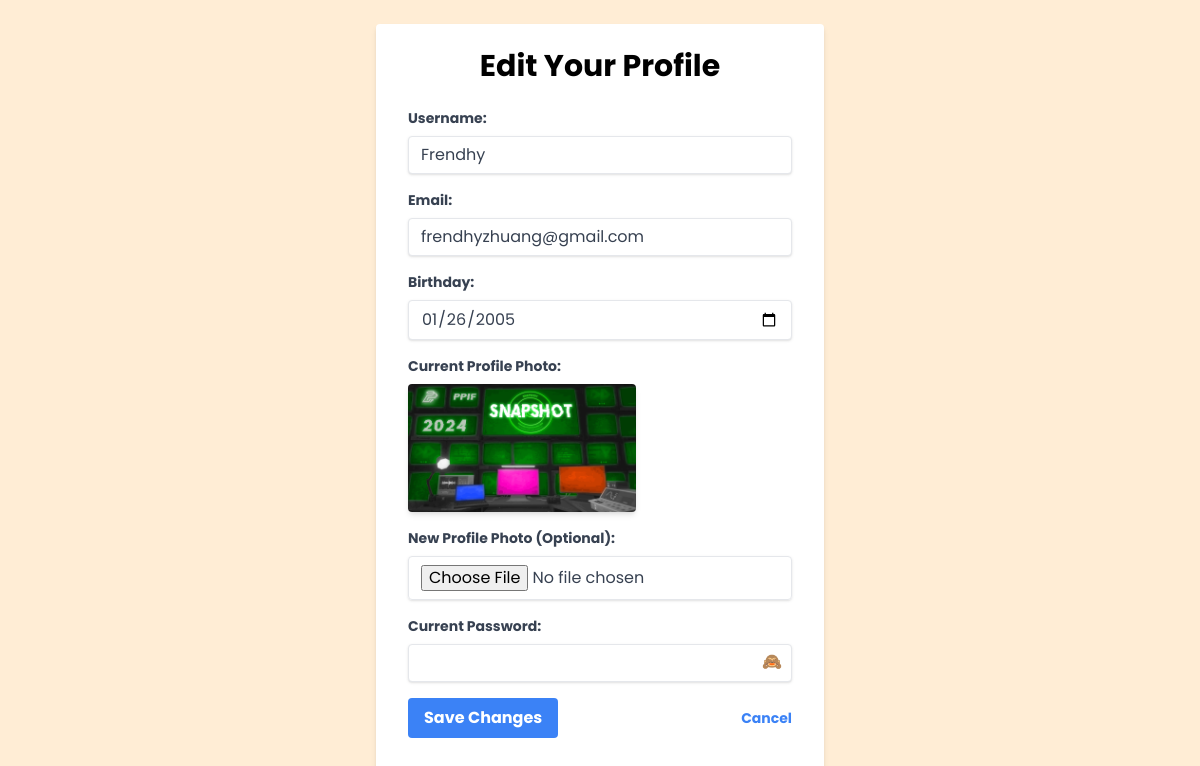
/php/edit_profile.php (signed in), run on the app's committed database.
### tables this page shows
CREATE TABLE `users` (
  `id` int(11) NOT NULL,
  `username` varchar(255) NOT NULL,
  `email` varchar(255) NOT NULL,
  `date` date NOT NULL,
  `password` varchar(255) NOT NULL,
  `created_at` timestamp NOT NULL DEFAULT current_timestamp(),
  `filepath` varchar(255) NOT NULL
);

### php/edit_profile.php (the view, shortened to what this page needs)
<?php
require_once('db.php');
$user_id = $_SESSION['user_id'];
$sql = "SELECT * FROM users WHERE id = ?";
$stmt = $db->prepare($sql);
$stmt->execute([$user_id]);
$user = $stmt->fetch(PDO::FETCH_ASSOC);
?>
<!DOCTYPE html>
<html lang="en">
<head>
    <script src="https://cdn.tailwindcss.com"></script>
</head>
<body class="p-6 bg-orange-100 poppins-regular">
    <div class="max-w-md mx-auto bg-white shadow-md rounded px-8 pt-6 pb-8 mb-4">
        <h1 class="text-3xl font-bold mb-6 text-center">Edit Your Profile</h1>
        <form method="POST" action="edit_profile.php" enctype="multipart/form-data">
            <div class="mb-4">
                <label class="block text-gray-700 text-sm font-bold mb-2" for="username">Username:</label>
                <input type="text" id="username" name="username" value="<?= htmlspecialchars($user['username']) ?>"
                    required
                    class="shadow appearance-none border rounded w-full py-2 px-3 text-gray-700 leading-tight focus:outline-none focus:shadow-outline" />
            </div>
            <div class="mb-4">
                <label class="block text-gray-700 text-sm font-bold mb-2" for="email">Email:</label>
                <input type="email" id="email" name="email" value="<?= htmlspecialchars($user['email']) ?>" required
                    class="shadow appearance-none border rounded w-full py-2 px-3 text-gray-700 leading-tight focus:outline-none focus:shadow-outline" />
            </div>
            <div class="mb-4">
                <label class="block text-gray-700 text-sm font-bold mb-2" for="date">Birthday:</label>
                <input type="date" id="date" name="date" value="<?= htmlspecialchars($user['date']) ?>" required
                    class="shadow appearance-none border rounded w-full py-2 px-3 text-gray-700 leading-tight focus:outline-none focus:shadow-outline" />
            </div>
            <div class="mb-4">
                <label class="block text-gray-700 text-sm font-bold mb-2">Current Profile Photo:</label>
                <?php if (!empty($user['filepath'])): ?>
                    <img src="<?= htmlspecialchars($user['filepath']) ?>" alt="Profile Photo"
                        class="max-w-full h-32 mb-2 rounded shadow-md">
                <?php else: ?>
                    <p>No current profile photo.</p>
                <?php endif; ?>
            </div>
            <div class="mb-4">
                <label class="block text-gray-700 text-sm font-bold mb-2">New Profile Photo (Optional):</label>
                <input type="file" name="foto" accept="image/*"
                    class="shadow appearance-none border rounded w-full py-2 px-3 text-gray-700 leading-tight focus:outline-none focus:shadow-outline" />
            </div>
            <div class="mb-4 relative">
                <label class="block text-gray-700 text-sm font-bold mb-2" for="current_password">Current Password:</label>
                <input type="password" id="current_password" name="current_password" required
                    class="shadow appearance-none border rounded w-full py-2 px-3 text-gray-700 leading-tight focus:outline-none focus:shadow-outline" />
                <span class="toggle-password pt-6" onclick="togglePassword()">🙈</span>
            </div>
            <div class="flex items-center justify-between">
                <button type="submit"
                    class="bg-blue-500 hover:bg-blue-700 text-white font-bold py-2 px-4 rounded focus:outline-none focus:shadow-outline">Save
                    Changes</button>
                <a href="profile.php"
                    class="inline-block align-baseline font-bold text-sm text-blue-500 hover:text-blue-800">Cancel</a>
            </div>
        </form>
    </div>
</body>
</html>

### php/edit_profile.php (style rules this page uses)
.toggle-password { position: absolute; right: 10px; top: 10px; cursor: pointer; }
.poppins-regular { font-family: "Poppins", sans-serif; font-weight: 400; font-style: normal; }

### data on the page
users: username "Frendhy", email "frendhyzhuang@gmail.com", date "01/26/2005", filepath (picture)
